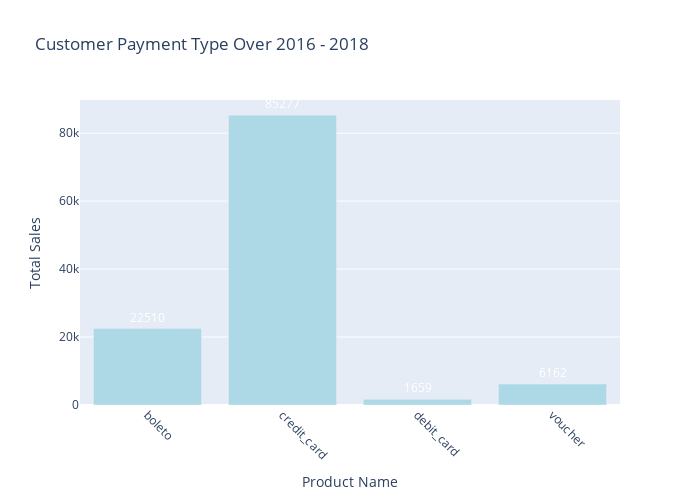

Here is the notebook cell this chart was saved with:
### Markdown cell above
## jenis pembayaran apa yang paling banyak digunakan pelanggan ?

### Code cell
df_payment_type = all_df.groupby(by="payment_type").agg({
    "customer_id": "count",
}).reset_index()


fig = go.Figure()
fig.add_trace(go.Bar(
    x=df_payment_type['payment_type'],
    y=df_payment_type['customer_id'],
    text=df_payment_type['customer_id'],  # Menambahkan label di setiap bar
    textposition='outside',  # Menampilkan label di luar bar
    textfont=dict(
        color='white',  # Mengatur warna teks menjadi putih
    ),
    marker=dict(
        color='rgb(173, 216, 230)',  # Set color here
    ),
))
fig.update_layout(
    title='Customer Payment Type Over 2016 - 2018',
    xaxis=dict(title='Product Name', tickangle=45),
    yaxis=dict(title='Total Sales'),
    showlegend=False,
    width=700,
    height=500,
)

### Figure 1 — Plotly figure (JSON) as saved in the notebook; plotly's stock layout.template omitted (floating-point values rounded to 4 significant figures)
{"data": [{"marker": {"color": "rgb(173, 216, 230)"}, "text": [22510, 85277, 1659, 6162], "textfont": {"color": "white"}, "textposition": "outside", "type": "bar", "x": ["boleto", "credit_card", "debit_card", "voucher"], "y": [22510, 85277, 1659, 6162]}], "layout": {"height": 500, "showlegend": false, "title": {"text": "Customer Payment Type Over 2016 - 2018"}, "width": 700, "xaxis": {"tickangle": 45, "title": {"text": "Product Name"}}, "yaxis": {"title": {"text": "Total Sales"}}}}
